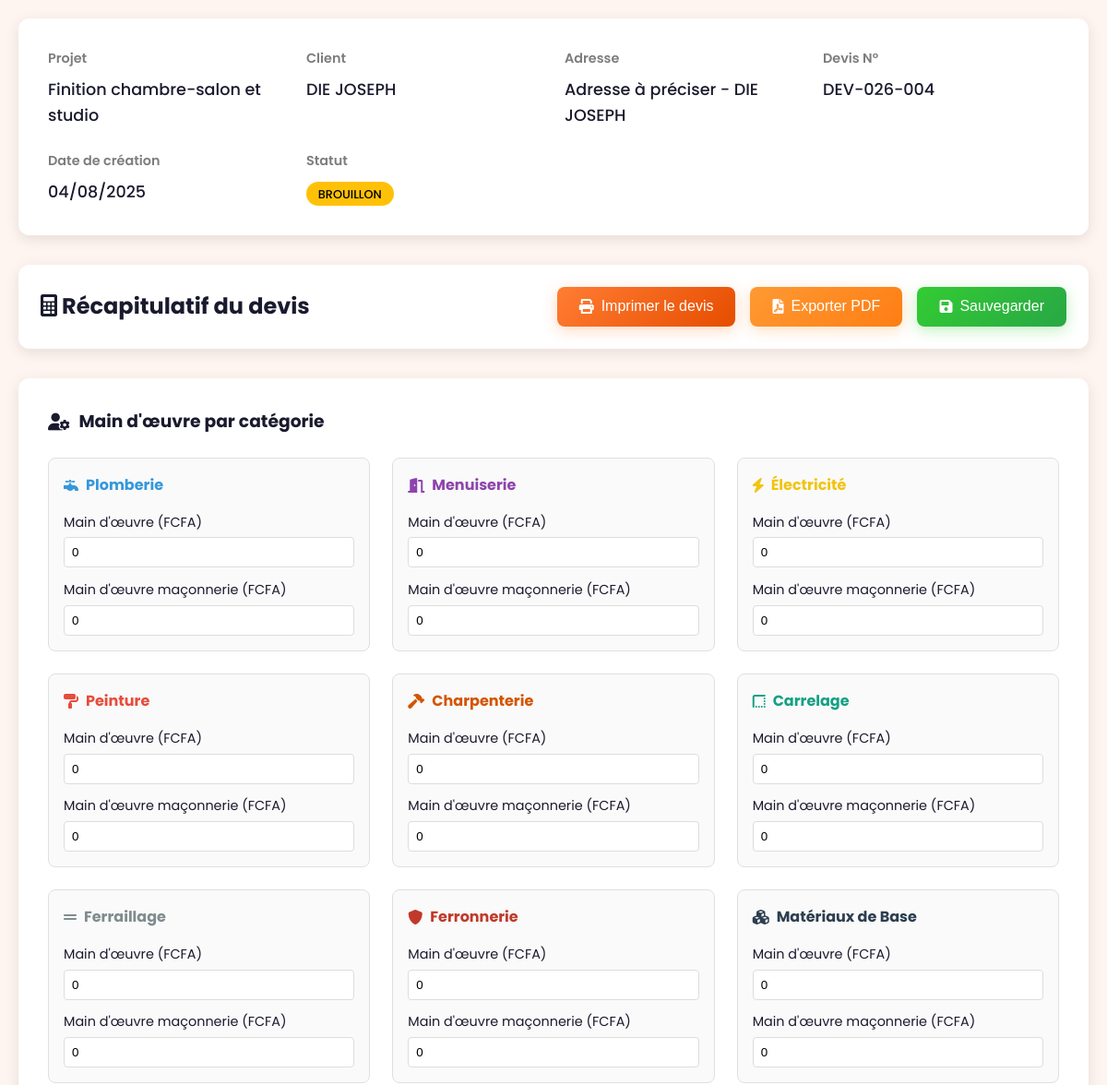
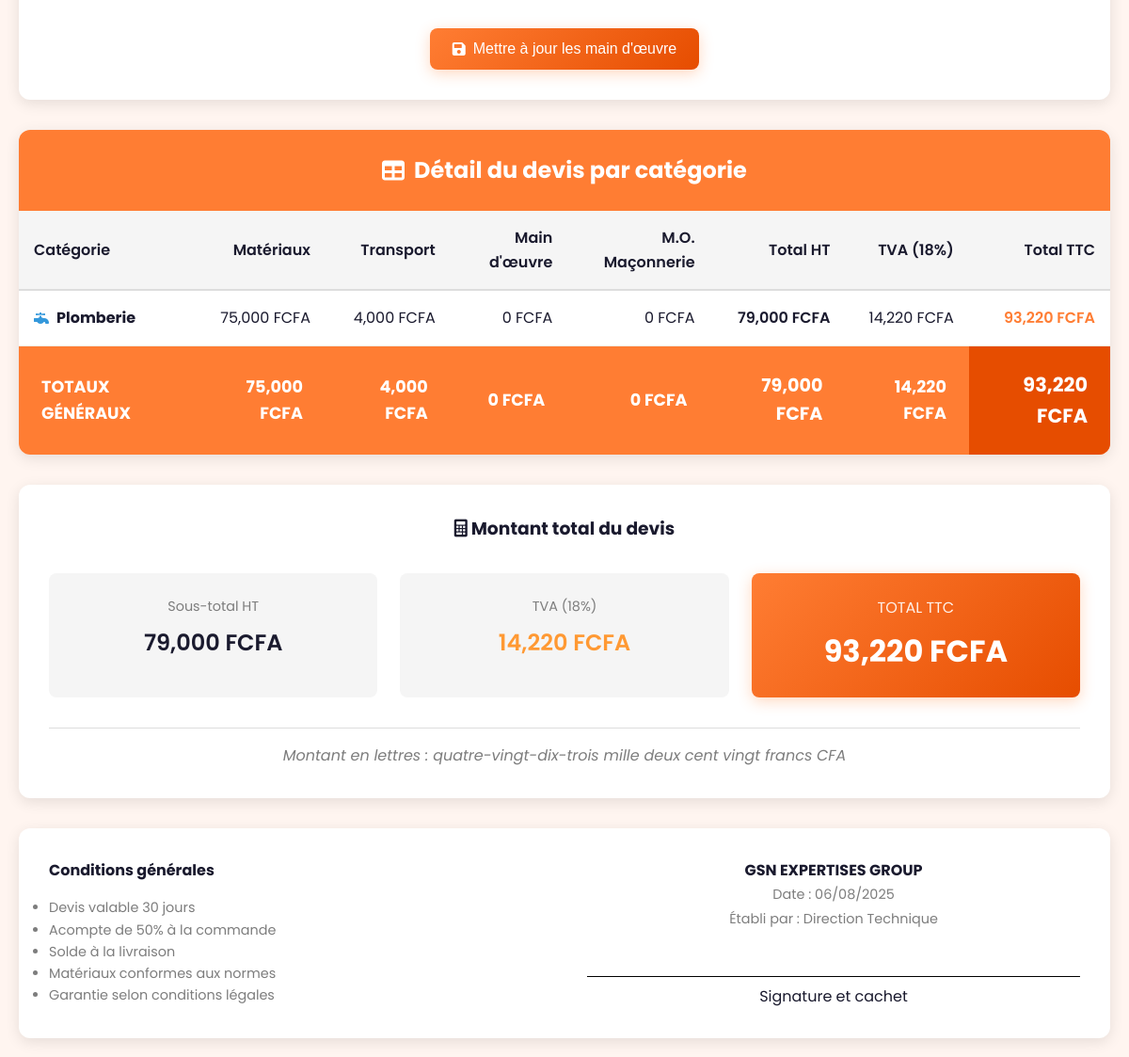
The app's page /Recapitulatif.php?projet_id=26&devis_id=35 with its own data (2 pictures, top to bottom).
### tables this page shows
CREATE TABLE `devis` (
  `id` int(11) NOT NULL,
  `projet_id` int(11) NOT NULL,
  `numero` varchar(50) NOT NULL,
  `version` varchar(20) DEFAULT '1.0',
  `description` text DEFAULT NULL,
  `date_creation` timestamp NULL DEFAULT current_timestamp(),
  `date_modification` timestamp NULL DEFAULT current_timestamp() ON UPDATE current_timestamp(),
  `statut` enum('brouillon','validé','facturé','payé') DEFAULT 'brouillon'
);

CREATE TABLE `projets` (
  `id` int(11) NOT NULL,
  `nom` varchar(255) NOT NULL,
  `description` text DEFAULT NULL,
  `client` varchar(255) DEFAULT NULL,
  `adresse` varchar(255) DEFAULT NULL,
  `date_debut` date DEFAULT NULL,
  `date_fin_prevue` date DEFAULT NULL,
  `budget_previsionnel` decimal(15,2) DEFAULT 0.00,
  `statut` enum('En planification','En cours','Terminé','Suspendu') DEFAULT 'En planification',
  `date_creation` timestamp NULL DEFAULT current_timestamp(),
  `date_modification` timestamp NULL DEFAULT current_timestamp() ON UPDATE current_timestamp()
);

CREATE TABLE `recapitulatif` (
  `id` int(11) NOT NULL,
  `projet_id` int(11) DEFAULT NULL,
  `devis_id` int(11) DEFAULT NULL,
  `categorie` varchar(100) NOT NULL,
  `total_materiaux` int(11) DEFAULT 0,
  `total_transport` int(11) DEFAULT 0,
  `main_oeuvre` int(11) NOT NULL DEFAULT 0,
  `main_oeuvre_maconnerie` int(11) DEFAULT 0,
  `total_ht` int(11) DEFAULT 0,
  `taux_tva` decimal(5,2) DEFAULT 18.00,
  `montant_tva` int(11) DEFAULT 0,
  `total_ttc` int(11) DEFAULT 0,
  `date_rapport` datetime DEFAULT NULL,
  `created_at` timestamp NULL DEFAULT current_timestamp(),
  `updated_at` timestamp NULL DEFAULT current_timestamp() ON UPDATE current_timestamp()
);

### Recapitulatif.php (the view, shortened to what the rows shown need)
<?php
require_once 'functions.php';
$pdo = getDbConnection();
$projet_id = secureGetParam('projet_id', 'int', 0);
$devis_id = secureGetParam('devis_id', 'int', 0);
$categories = [
    'plomberie' => ['icon' => 'fa-faucet', 'titre' => 'Plomberie', 'color' => '#3498db'],
    'menuiserie' => ['icon' => 'fa-door-open', 'titre' => 'Menuiserie', 'color' => '#8e44ad'],
    'electricite' => ['icon' => 'fa-bolt', 'titre' => 'Électricité', 'color' => '#f1c40f'],
    'peinture' => ['icon' => 'fa-paint-roller', 'titre' => 'Peinture', 'color' => '#e74c3c'],
    'charpenterie' => ['icon' => 'fa-hammer', 'titre' => 'Charpenterie', 'color' => '#d35400'],
    'carrelage' => ['icon' => 'fa-border-style', 'titre' => 'Carrelage', 'color' => '#16a085'],
    'ferraillage' => ['icon' => 'fa-grip-lines', 'titre' => 'Ferraillage', 'color' => '#7f8c8d'],
    'ferronnerie' => ['icon' => 'fa-shield-alt', 'titre' => 'Ferronnerie', 'color' => '#c0392b'],
    'materiaux_base' => ['icon' => 'fa-cubes', 'titre' => 'Matériaux de Base', 'color' => '#2c3e50']
];
try {
    $stmt = $pdo->prepare("
        SELECT * FROM recapitulatif
        WHERE projet_id = ? AND devis_id = ?
        ORDER BY
            CASE categorie
                WHEN 'materiaux_base' THEN 1
                WHEN 'plomberie' THEN 2
                WHEN 'menuiserie' THEN 3
                WHEN 'electricite' THEN 4
                WHEN 'peinture' THEN 5
                WHEN 'charpenterie' THEN 6
                WHEN 'carrelage' THEN 7
                WHEN 'ferraillage' THEN 8
                WHEN 'ferronnerie' THEN 9
                ELSE 10
            END
    ");
    $stmt->execute([$projet_id, $devis_id]);
    $recapitulatifs = $stmt->fetchAll(PDO::FETCH_ASSOC);
} catch (PDOException $e) {
    die("Erreur de récupération : " . $e->getMessage());
}
try {
    $stmt = $pdo->prepare("
        SELECT p.*, d.numero as devis_numero, d.description as devis_description,
               d.date_creation as devis_date_creation, d.statut as devis_statut
        FROM projets p
        JOIN devis d ON p.id = d.projet_id
        WHERE p.id = ? AND d.id = ?
    ");
    $stmt->execute([$projet_id, $devis_id]);
    $projet_info = $stmt->fetch(PDO::FETCH_ASSOC);
} catch (PDOException $e) {
    die("Erreur récupération projet : " . $e->getMessage());
}
?>
<!DOCTYPE html>
<html lang="fr">
<head>
    <link rel="stylesheet" href="https://cdnjs.cloudflare.com/ajax/libs/font-awesome/6.0.0-beta3/css/all.min.css">
</head>
<body>
    <main class="container">
        <section class="project-info fade-in avoid-break">
            <div class="project-info-item">
                <div class="project-info-label">Projet</div>
                <div class="project-info-value"><?= htmlspecialchars($projet_info['nom']) ?></div>
            </div>
            <div class="project-info-item">
                <div class="project-info-label">Client</div>
                <div class="project-info-value"><?= htmlspecialchars($projet_info['client'] ?: 'Non défini') ?></div>
            </div>
            <div class="project-info-item">
                <div class="project-info-label">Adresse</div>
                <div class="project-info-value"><?= htmlspecialchars($projet_info['adresse'] ?: 'Non définie') ?></div>
            </div>
            <div class="project-info-item">
                <div class="project-info-label">Devis N°</div>
                <div class="project-info-value"><?= htmlspecialchars($projet_info['devis_numero']) ?></div>
            </div>
            <div class="project-info-item">
                <div class="project-info-label">Date de création</div>
                <div class="project-info-value"><?= date('d/m/Y', strtotime($projet_info['devis_date_creation'])) ?></div>
            </div>
            <div class="project-info-item">
                <div class="project-info-value">
                    <span class="status-badge status-<?= $projet_info['devis_statut'] ?>">
                        <?= ucfirst($projet_info['devis_statut']) ?>
                    </span>
                </div>
            </div>
        </section>
        <section class="actions-bar no-print">
            <div>
                <h2 style="margin: 0; color: var(--dark);">
                    <i class="fas fa-calculator"></i>
                    Récapitulatif du devis
                </h2>
            </div>
        </section>
        <section class="no-print">
            <form method="POST" style="background: white; padding: 2rem; border-radius: 12px; box-shadow: 0 4px 15px rgba(0, 0, 0, 0.1); margin-bottom: 2rem;">
                <div style="display: grid; grid-template-columns: repeat(auto-fit, minmax(300px, 1fr)); gap: 1.5rem;">
                    <?php foreach ($categories as $cat_key => $cat_info): ?>
                        <?php
                        $recap_data = null;
                        foreach ($recapitulatifs as $recap) {
                            if ($recap['categorie'] === $cat_key) {
                                $recap_data = $recap;
                                break;
                            }
                        }
                        ?>
                        <div style="border: 1px solid #e0e0e0; border-radius: 8px; padding: 1rem; background: #fafafa;">
                            <h4 style="color: <?= $cat_info['color'] ?>; margin-bottom: 1rem; display: flex; align-items: center; gap: 8px;">
                                <i class="fas <?= $cat_info['icon'] ?>"></i>
                                <?= $cat_info['titre'] ?>
                            </h4>
                            <div style="display: grid; gap: 0.8rem;">
                                <div>
                                    <label style="display: block; font-size: 0.9rem; margin-bottom: 0.3rem;">Main d'œuvre (FCFA)</label>
                                    <input type="number"
                                           name="main_oeuvre_<?= $cat_key ?>"
                                           value="<?= $recap_data ? $recap_data['main_oeuvre'] : 0 ?>"
                                           min="0"
                                           step="1000"
                                           style="width: 100%; padding: 0.5rem; border: 1px solid #ddd; border-radius: 4px;">
                                </div>
                                <div>
                                    <label style="display: block; font-size: 0.9rem; margin-bottom: 0.3rem;">Main d'œuvre maçonnerie (FCFA)</label>
                                    <input type="number"
                                           name="main_oeuvre_maconnerie_<?= $cat_key ?>"
                                           value="<?= $recap_data ? $recap_data['main_oeuvre_maconnerie'] : 0 ?>"
                                           min="0"
                                           step="1000"
                                           style="width: 100%; padding: 0.5rem; border: 1px solid #ddd; border-radius: 4px;">
                                </div>
                            </div>
                        </div>
                    <?php endforeach; ?>
                </div>
            </form>
        </section>
        <section class="table-section avoid-break" style="background: white; border-radius: 12px; overflow: hidden; box-shadow: 0 4px 15px rgba(0, 0, 0, 0.1); margin-bottom: 2rem;">
            <div style="background: var(--primary); color: white; padding: 1.5rem; text-align: center;">
                <h2 style="margin: 0; display: flex; align-items: center; justify-content: center; gap: 10px;">
                    <i class="fas fa-table"></i>
                    Détail du devis par catégorie
                </h2>
            </div>
            <div style="overflow-x: auto;">
                <table style="width: 100%; border-collapse: collapse;">
                    <thead>
                        <tr style="background: var(--light-gray);">
                            <th style="padding: 1rem; text-align: left; font-weight: 600; border-bottom: 2px solid #ddd;">Catégorie</th>
                            <th style="padding: 1rem; text-align: right; font-weight: 600; border-bottom: 2px solid #ddd;">Matériaux</th>
                            <th style="padding: 1rem; text-align: right; font-weight: 600; border-bottom: 2px solid #ddd;">Transport</th>
                            <th style="padding: 1rem; text-align: right; font-weight: 600; border-bottom: 2px solid #ddd;">Main d'œuvre</th>
                            <th style="padding: 1rem; text-align: right; font-weight: 600; border-bottom: 2px solid #ddd;">M.O. Maçonnerie</th>
                            <th style="padding: 1rem; text-align: right; font-weight: 600; border-bottom: 2px solid #ddd;">Total HT</th>
                            <th style="padding: 1rem; text-align: right; font-weight: 600; border-bottom: 2px solid #ddd;">TVA (18%)</th>
                            <th style="padding: 1rem; text-align: right; font-weight: 600; border-bottom: 2px solid #ddd;">Total TTC</th>
                        </tr>
                    </thead>
                    <tbody>
                        <?php foreach ($recapitulatifs as $recap): ?>
                            <?php
                            $cat_info = $categories[$recap['categorie']] ?? ['titre' => ucfirst($recap['categorie']), 'icon' => 'fa-cube', 'color' => '#666'];
                            ?>
                            <tr style="border-bottom: 1px solid #f0f0f0;">
                                <td style="padding: 1rem;">
                                    <div style="display: flex; align-items: center; gap: 8px;">
                                        <i class="fas <?= $cat_info['icon'] ?>" style="color: <?= $cat_info['color'] ?>;"></i>
                                        <strong><?= $cat_info['titre'] ?></strong>
                                    </div>
                                </td>
                                <td style="padding: 1rem; text-align: right;"><?= number_format($recap['total_materiaux']) ?> FCFA</td>
                                <td style="padding: 1rem; text-align: right;"><?= number_format($recap['total_transport']) ?> FCFA</td>
                                <td style="padding: 1rem; text-align: right;"><?= number_format($recap['main_oeuvre']) ?> FCFA</td>
                                <td style="padding: 1rem; text-align: right;"><?= number_format($recap['main_oeuvre_maconnerie']) ?> FCFA</td>
                                <td style="padding: 1rem; text-align: right; font-weight: 600;"><?= number_format($recap['total_ht']) ?> FCFA</td>
                                <td style="padding: 1rem; text-align: right;"><?= number_format($recap['montant_tva']) ?> FCFA</td>
                                <td style="padding: 1rem; text-align: right; font-weight: 600; color: var(--primary);"><?= number_format($recap['total_ttc']) ?> FCFA</td>
                            </tr>
                        <?php endforeach; ?>
                    </tbody>
                </table>
            </div>
        </section>
    </main>
</body>
</html>
</body>
</html>

### records on screen
devis: projet.nom "Finition chambre-salon et studio", projet.client "DIE JOSEPH", projet.adresse "Adresse à préciser - DIE JOSEPH", numero "DEV-026-004", date_creation "04/08/2025", statut "BROUILLON"
recapitulatif: main_oeuvre "0", main_oeuvre_maconnerie "0", categorie "Plomberie", total_materiaux "75,000", total_transport "4,000", total_ht "79,000", montant_tva "14,220", total_ttc "93,220"

### other values on screen
$cat_info['titre'] "Plomberie"
$cat_info['titre'] "Menuiserie"
$cat_info['titre'] "Électricité"
$cat_info['titre'] "Peinture"
$cat_info['titre'] "Charpenterie"
$cat_info['titre'] "Carrelage"
$cat_info['titre'] "Ferraillage"
$cat_info['titre'] "Ferronnerie"
$cat_info['titre'] "Matériaux de Base"
$total_materiaux_general "75,000"
$total_transport_general "4,000"
$total_main_oeuvre_general "0"
$total_main_oeuvre_maconnerie_general "0"
$total_ht_general "79,000"
$total_tva_general "14,220"
